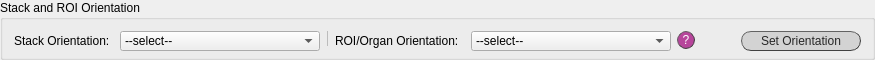
        <widget class="QGroupBox" name="set_orientation">
         <property name="sizePolicy">
          <sizepolicy hsizetype="Preferred" vsizetype="Fixed">
           <horstretch>0</horstretch>
           <verstretch>0</verstretch>
          </sizepolicy>
         </property>
         <property name="minimumSize">
          <size>
           <width>0</width>
           <height>60</height>
          </size>
         </property>
         <property name="maximumSize">
          <size>
           <width>16777215</width>
           <height>60</height>
          </size>
         </property>
         <property name="styleSheet">
          <string notr="true">QGroupBox#set_orientation{font: 25 italic 10pt &quot;Calibri Light&quot;;}

</string>
         </property>
         <property name="title">
          <string>Stack and ROI Orientation</string>
         </property>
         <layout class="QVBoxLayout" name="verticalLayout_4">
          <item>
           <layout class="QHBoxLayout" name="horizontalLayout_7">
            <item>
             <widget class="QLabel" name="lab_ch1_2">
              <property name="sizePolicy">
               <sizepolicy hsizetype="Fixed" vsizetype="Fixed">
                <horstretch>0</horstretch>
                <verstretch>0</verstretch>
               </sizepolicy>
              </property>
              <property name="minimumSize">
               <size>
                <width>100</width>
                <height>20</height>
               </size>
              </property>
              <property name="maximumSize">
               <size>
                <width>100</width>
                <height>20</height>
               </size>
              </property>
              <property name="styleSheet">
               <string notr="true">font: 25 10pt &quot;Calibri Light&quot;;</string>
              </property>
              <property name="text">
               <string>Stack Orientation: </string>
              </property>
             </widget>
            </item>
            <item>
             <widget class="QComboBox" name="cB_stack_orient">
              <property name="enabled">
               <bool>true</bool>
              </property>
              <property name="sizePolicy">
               <sizepolicy hsizetype="Fixed" vsizetype="Fixed">
                <horstretch>0</horstretch>
                <verstretch>0</verstretch>
               </sizepolicy>
              </property>
              <property name="minimumSize">
               <size>
                <width>200</width>
                <height>20</height>
               </size>
              </property>
              <property name="maximumSize">
               <size>
                <width>70</width>
                <height>20</height>
               </size>
              </property>
              <property name="styleSheet">
               <string notr="true">font: 25 10pt &quot;Calibri Light&quot;;</string>
              </property>
              <item>
               <property name="text">
                <string>--select--</string>
               </property>
              </item>
              <item>
               <property name="text">
                <string>anterior, ventral, left</string>
               </property>
              </item>
              <item>
               <property name="text">
                <string>top, front, left</string>
               </property>
              </item>
              <item>
               <property name="text">
                <string>superior, anterior, left</string>
               </property>
              </item>
              <item>
               <property name="text">
                <string>custom</string>
               </property>
              </item>
             </widget>
            </item>
            <item>
             <widget class="Line" name="line_14">
              <property name="styleSheet">
               <string notr="true">color:rgb(188, 188, 188)</string>
              </property>
              <property name="frameShadow">
               <enum>QFrame::Plain</enum>
              </property>
              <property name="midLineWidth">
               <number>2</number>
              </property>
              <property name="orientation">
               <enum>Qt::Vertical</enum>
              </property>
             </widget>
            </item>
            <item>
             <widget class="QLabel" name="lab_ch1_3">
              <property name="sizePolicy">
               <sizepolicy hsizetype="Fixed" vsizetype="Fixed">
                <horstretch>0</horstretch>
                <verstretch>0</verstretch>
               </sizepolicy>
              </property>
              <property name="minimumSize">
               <size>
                <width>130</width>
                <height>20</height>
               </size>
              </property>
              <property name="maximumSize">
               <size>
                <width>130</width>
                <height>20</height>
               </size>
              </property>
              <property name="styleSheet">
               <string notr="true">font: 25 10pt &quot;Calibri Light&quot;;</string>
              </property>
              <property name="text">
               <string>ROI/Organ Orientation: </string>
              </property>
             </widget>
            </item>
            <item>
             <widget class="QComboBox" name="cB_roi_orient">
              <property name="enabled">
               <bool>true</bool>
              </property>
              <property name="sizePolicy">
               <sizepolicy hsizetype="Fixed" vsizetype="Fixed">
                <horstretch>0</horstretch>
                <verstretch>0</verstretch>
               </sizepolicy>
              </property>
              <property name="minimumSize">
               <size>
                <width>200</width>
                <height>20</height>
               </size>
              </property>
              <property name="maximumSize">
               <size>
                <width>70</width>
                <height>20</height>
               </size>
              </property>
              <property name="styleSheet">
               <string notr="true">font: 25 10pt &quot;Calibri Light&quot;;</string>
              </property>
              <item>
               <property name="text">
                <string>--select--</string>
               </property>
              </item>
              <item>
               <property name="text">
                <string>anterior, ventral, left</string>
               </property>
              </item>
              <item>
               <property name="text">
                <string>top, front, left</string>
               </property>
              </item>
              <item>
               <property name="text">
                <string>superior, anterior, left</string>
               </property>
              </item>
              <item>
               <property name="text">
                <string>custom</string>
               </property>
              </item>
             </widget>
            </item>
            <item>
             <widget class="QPushButton" name="q_orient">
              <property name="minimumSize">
               <size>
                <width>18</width>
                <height>18</height>
               </size>
              </property>
              <property name="maximumSize">
               <size>
                <width>18</width>
                <height>18</height>
               </size>
              </property>
              <property name="styleSheet">
               <string notr="true">QPushButton{border-radius:9px;
border-width: 1px;
border-style: outset;
border-color: rgb(66, 66, 66);
background-color: rgba(162, 0, 122,180);
color: rgb(255, 255, 255);
font: 9pt &quot;Calibri Light&quot;;}

QPushButton:hover{
background-color: rgb(0, 0, 0);
border-color: #672146
}</string>
              </property>
              <property name="text">
               <string>?</string>
              </property>
             </widget>
            </item>
            <item>
             <spacer name="horizontalSpacer_8">
              <property name="orientation">
               <enum>Qt::Horizontal</enum>
              </property>
              <property name="sizeHint" stdset="0">
               <size>
                <width>40</width>
                <height>20</height>
               </size>
              </property>
             </spacer>
            </item>
            <item>
             <widget class="QPushButton" name="button_set_orient">
              <property name="minimumSize">
               <size>
                <width>120</width>
                <height>20</height>
               </size>
              </property>
              <property name="maximumSize">
               <size>
                <width>120</width>
                <height>20</height>
               </size>
              </property>
              <property name="autoFillBackground">
               <bool>false</bool>
              </property>
              <property name="styleSheet">
               <string notr="true">QPushButton{border-radius:10px;
border-width: 1px;
border-style: outset;
border-color: rgb(66, 66, 66);
background-color: rgb(211, 211, 211);
color: rgb(39, 39, 39);
font: 10pt &quot;Calibri Light&quot;;}

QPushButton:hover{
background-color: #eb6fbd;
border-color: #672146
}</string>
              </property>
              <property name="text">
               <string>Set Orientation</string>
              </property>
              <property name="checkable">
               <bool>true</bool>
              </property>
             </widget>
            </item>
           </layout>
          </item>
         </layout>
        </widget>
